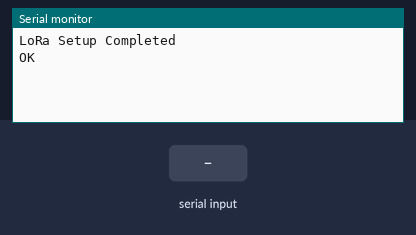
Recording of a sketch running on a simulated Arduino Uno, built with avr-gcc and run on an emulated ATmega328P. On the bench: the last lines printed to the serial monitor. The inputs (shaded band) are chosen by the test bench. The modem accepts every AT command (registered, SIM ready, sends succeed) and sends nothing else.

Above: at 1.5 s.
1.6 s: "1" received over the second serial link
At 4.0 s:
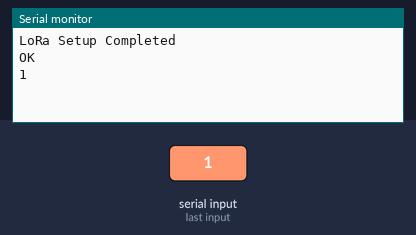
4.3 s: "0" received over the second serial link
At 5.7 s:
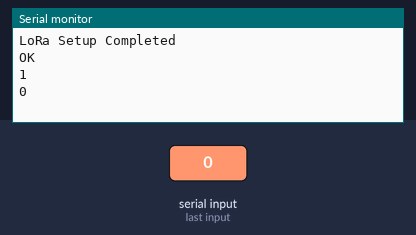
5.8 s: "2" received over the second serial link
At 8.0 s:
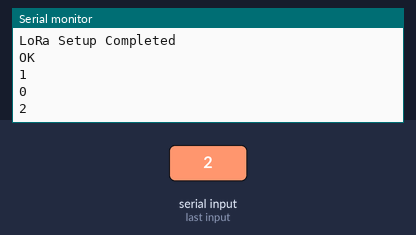

The sketch:

Rx.ino
```cpp
#include<SoftwareSerial.h>

SoftwareSerial lora(2,3);

void setup()
{
  Serial.begin(9600);
  lora.begin(9600);
  delay(100);
  lora.println("AT+BAND=868000000");
  delay(100);
  lora.print("AT+PARAMETER=9,7,1,12");
  delay(100);
  Serial.println("LoRa Setup Completed");
}

void loop()
{
  Serial.println(lora.readString());
  delay(500);
}
```

Measured:
- after the input at 1.6 s, the serial monitor: prints a new line after 1.2 s (image 1)
- after the input at 4.3 s, the serial monitor: prints a new line after 1.0 s (image 2)
- after the input at 5.8 s, the serial monitor: prints a new line after 1.0 s (image 3)
